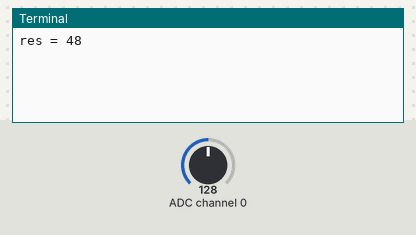
Simulated run of this program. Board: Raspberry Pi (header pin numbers). Shown: the last lines printed to the terminal. The test bench sets the inputs (shaded band); at power-on: ADC channel 0 = 128 (analog values on the 0–255 scale). Library files of the repository ran but are not shown: ADC0832.py.

Above: at 1.2 s.
1.3 s: ADC channel 0 set to 97
At 3.4 s:
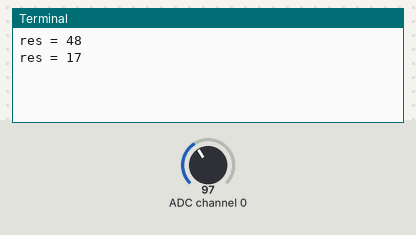
4.0 s: ADC channel 0 set to 103
At 5.0 s:
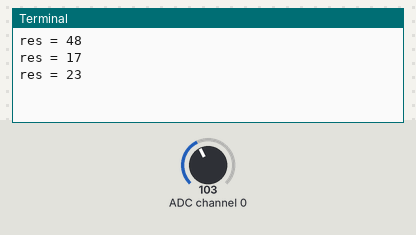
Timing chart, 0 to 7.0 s (numbered marks = the images above; inputs shaded):
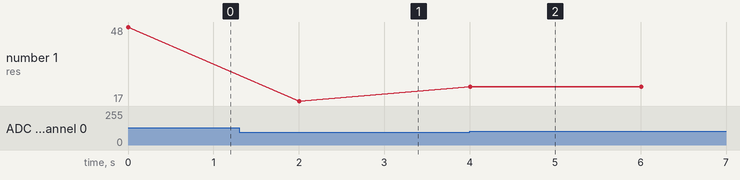

The program:

photoresistor.py
```python
#!/usr/bin/env python
import ADC0832
import time

def init():
	ADC0832.setup()

def loop():
	while True:
		#The ADC0832 has two channels
		#res = ADC0832.getResult()   <-- It reads channel 0 by default. Equivalent to getResult(0)
		#res = ADC0832.getResult(1)  <-- Use this to read the second channel

		res = ADC0832.getResult() - 80
		if res < 0:
			res = 0
		if res > 100:
			res = 100
		print 'res = %d' % res
		time.sleep(2)

if __name__ == '__main__':
	init()
	try:
		loop()
	except KeyboardInterrupt:
		ADC0832.destroy()
		print 'The end !'
```

Measured:
- after the input at 1.3 s, the terminal: prints a new line after 0.70 s (image 1)
- after the input at 4.0 s, the terminal: prints a new line at once (image 2)
- plotted number 1: 48 → 17 after the input at 1.3 s, 17 → 23 after the input at 4.0 s
